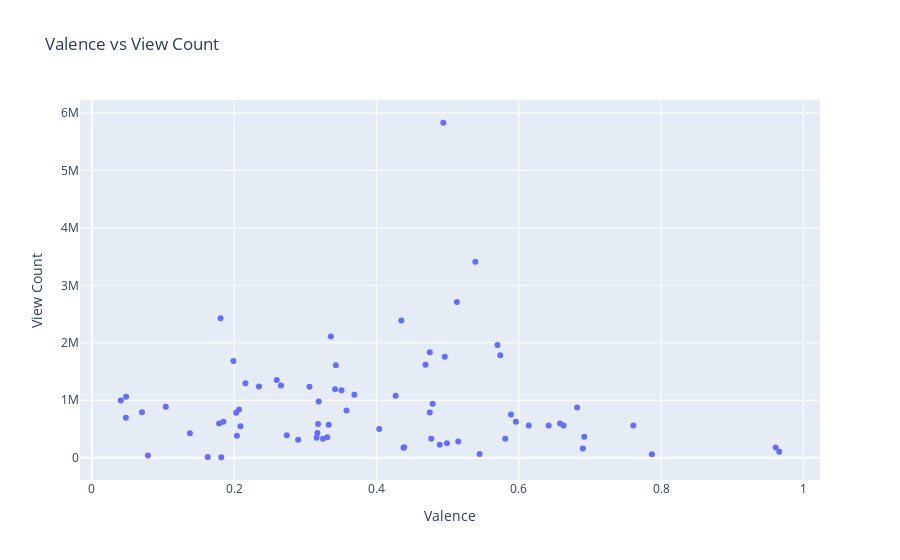

Notebook code cell kept with this figure:
### Markdown cell above
From the graph above it appears theres little to no coorelation between View Count and Valence for the songs released in 2014.  But as the correlation coefficient of 0.56 suggests, there seems to some correlation between the valence and the view count of the songs released in 2014. This suggesting with higher Valence, there seems to be somewhat of a higher view count in general.
Let us see if this remains true in the next plot in valence vs Viewcount of all of the songs extracted.

### Code cell
fig = px.scatter(merged_df, x='Valence', y='View Count', text='Song Title', title='Valence vs View Count')
fig.update_traces(textposition='top center', texttemplate='%{text}', hovertemplate='%{text}<br>Valence: %{x}<br>View Count: %{y}', mode='markers')


fig.show()

### Figure 1 — Plotly figure (JSON) as saved in the notebook; plotly's stock layout.template omitted (floating-point values rounded to 4 significant figures)
{"data": [{"hovertemplate": "%{text}<br>Valence: %{x}<br>View Count: %{y}", "legendgroup": "", "marker": {"color": "#636efa", "symbol": "circle"}, "mode": "markers", "name": "", "orientation": "v", "showlegend": false, "text": ["95south", "amari", "applyingpressure", "punchintheclock", "interlude", "theclimbback", "close", "middlechild", "intro", "kod", "photograph", "atm", "motiv8", "kevinsheart", "brackets", "onceanaddictinterlude", "windowpainoutro", "forwhomthebelltolls", "immortal", "dejavu", "villementality", "shesminept1", "change", "neighbors", "foldinclothes", "shesminept2", "4youreyezonly", "norolemodelzlive", "loveyourzlive", "january28th", "wetdreamz", "03adolescence", "ataleof2citiez", "firesquad", "sttropez", "gomd", "norolemodelz", "hello", "apparently", "loveyourz", "notetoself", "villuminati", "kerneysermonskit", "landofthesnakes", "momoneyinterlude", "trouble", "runaway", "richniggaz", "wheresjermaineskit", "chainingday", "aintthatsomeshitinterlude", "letnasdown", "missamerica", "isshegonpop", "niggazknow", "dollarandadreamiii", "cantgetenough", "lightsplease", "sidelinestory", "mrnicewatch", "coleworld", "inthemorning", "lostones", "nobodysperfect", "nevertold", "riseandshine", "godsgift", "breakdown", "workout", "thesecretrecipe", "johnnypscaddy"], "textposition": "top center", "texttemplate": "%{text}", "type": "scatter", "x": [0.203, 0.207, 0.404, 0.692, 0.104, 0.319, 0.515, 0.513, 0.545, 0.199, 0.358, 0.351, 0.596, 0.475, 0.658, 0.138, 0.179, 0.185, 0.266, 0.181, 0.642, 0.0408, 0.235, 0.469, 0.614, 0.048, 0.496, 0.163, 0.182, 0.342, 0.539, 0.26, 0.343, 0.574, 0.317, 0.336, 0.494, 0.318, 0.57, 0.435, 0.333, 0.0483, 0.966, 0.475, 0.477, 0.079, 0.0706, 0.306, 0.787, 0.331, 0.961, 0.369, 0.204, 0.209, 0.325, 0.316, 0.589, 0.761, 0.663, 0.29, 0.499, 0.479, 0.682, 0.427, 0.438, 0.274, 0.439, 0.489, 0.216, 0.69, 0.581], "xaxis": "x", "y": [782904, 838010, 499738, 366752, 889417, 979599, 284806, 2710901, 63847, 1684473, 822659, 1173546, 624622, 1834110, 598237, 425414, 597450, 627348, 1255978, 2425787, 562973, 996211, 1238503, 1617635, 562492, 695058, 1756129, 13668, 8999, 1190218, 3410796, 1351817, 1609266, 1783505, 431324, 2107929, 5828399, 588160, 1960482, 2386435, 573819, 1063498, 105796, 788949, 329779, 40782, 791273, 1236975, 61917, 358868, 178819, 1095804, 382146, 547015, 332086, 347696, 753237, 560547, 559600, 313201, 252329, 938901, 873374, 1078026, 172277, 390682, 182085, 226127, 1294854, 159644, 332553], "yaxis": "y"}], "layout": {"legend": {"tracegroupgap": 0}, "title": {"text": "Valence vs View Count"}, "xaxis": {"anchor": "y", "domain": [0, 1], "title": {"text": "Valence"}}, "yaxis": {"anchor": "x", "domain": [0, 1], "title": {"text": "View Count"}}}}
